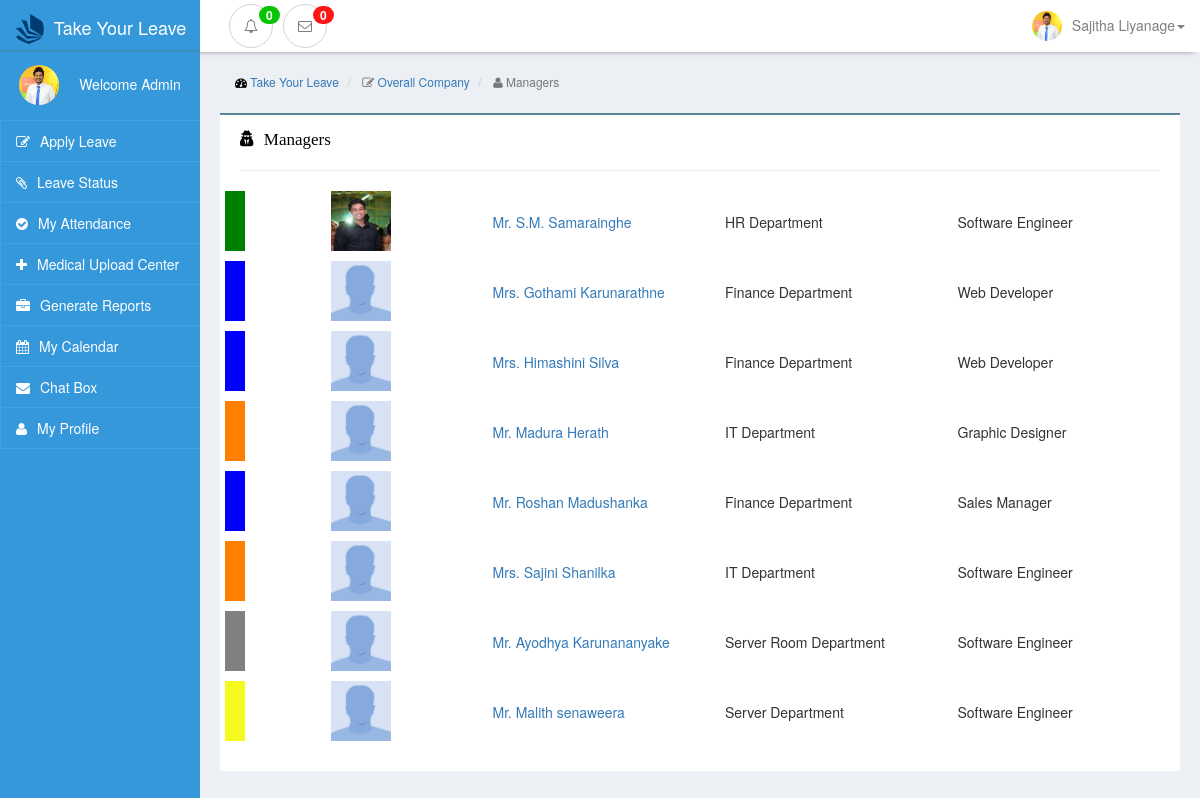
Page /view/site/managers.php (signed in) on the committed database.
### tables this page shows
CREATE TABLE `employee` (
  `comp_id` varchar(20) NOT NULL,
  `name` varchar(255) NOT NULL,
  `nic` varchar(10) NOT NULL,
  `gender` varchar(10) NOT NULL,
  `email` varchar(255) NOT NULL,
  `password` varchar(255) NOT NULL,
  `tel_no` varchar(10) NOT NULL,
  `image` varchar(255) NOT NULL,
  `job_cat_id` int(11) NOT NULL,
  `level_id` int(11) DEFAULT NULL,
  `group_id` int(11) NOT NULL,
  `dept_id` int(11) NOT NULL,
  PRIMARY KEY (`comp_id`),
  KEY `job_cat_id` (`job_cat_id`),
  KEY `level_id` (`level_id`),
  KEY `group_id` (`group_id`),
  KEY `dept_id` (`dept_id`)
);

CREATE TABLE `manager` (
  `manager_id` int(11) NOT NULL AUTO_INCREMENT,
  `comp_id` varchar(20) NOT NULL,
  `dept_id` int(11) DEFAULT NULL,
  PRIMARY KEY (`manager_id`),
  KEY `comp_id` (`comp_id`),
  KEY `dept_id` (`dept_id`),
  CONSTRAINT `FK_manager_employee` FOREIGN KEY (`comp_id`) REFERENCES `employee` (`comp_id`) ON DELETE CASCADE ON UPDATE NO ACTION
);

CREATE TABLE `department` (
  `dept_id` int(11) NOT NULL AUTO_INCREMENT,
  `dept_name` varchar(50) NOT NULL,
  `no_of_emp` int(11) NOT NULL,
  `dept_color` varchar(50) NOT NULL,
  `roster_status` varchar(20) NOT NULL,
  `currentStatus` varchar(50) NOT NULL,
  PRIMARY KEY (`dept_id`)
);

CREATE TABLE `job_category` (
  `job_cat_id` int(11) NOT NULL AUTO_INCREMENT,
  `job_cat_name` varchar(50) NOT NULL,
  `currentStatus` varchar(50) NOT NULL,
  PRIMARY KEY (`job_cat_id`)
);

### controller/siteController.php (called while the page is built, shortened)
<?php
if(isset($_SESSION['empID']) && !empty($_SESSION['empID'])) {
    $empRole = $_SESSION['empRole'];
}
?>

### view/site/managers.php (the view, shortened to what this page needs)
<?php
$var = "index";
include('../../controller/siteController.php');
$pdo = connect();
$sql="SELECT * FROM manager JOIN employee ON manager.comp_id=employee.comp_id JOIN job_category ON employee.job_cat_id=job_category.job_cat_id
      JOIN department ON department.dept_id= manager.dept_id ";
$query = $pdo->prepare($sql);
$query->execute();
$result = $query->fetchAll();
?>
<!DOCTYPE html>
<html lang="en">
<head>
    <link href="../admin/css/bootstrap.min.css" rel="stylesheet">
    <link href="../admin/css/interface-leftmenu.css" rel="stylesheet">
    <link href="../admin/css/adminpanel-interface.css" rel="stylesheet">
    <link href="../admin/css/navbar-style.css" rel="stylesheet">
    <link href="../admin/css/font-awesome.min.css" rel="stylesheet">
</head>
<body style=" background-color: #eceff4 !important;">
<?php include("../layouts/navbar.php") ?>
<div class="container-fluid ">
    <div class="row ">
        <div class="col-sm-2 col-xs-12 left-menu-div side-bar-display">
            <?php include("../layouts/leftbar.php") ?>
        </div>
        <div class="col-sm-10 col-xs-12 admin-background col-sm-push-2" style="position: relative;">
            <div class="row padding-row">
                <div class="row">
                    <div class="col-lg-12">
                        <ol class="breadcrumb breadcrumb-style">
                            <li>
                                <i class="fa fa-dashboard"></i> <a href="director.php">Take Your Leave</a>
                            </li>
                            <li class="active">
                                <i class="fa fa-edit"></i> <a href="director.php">Overall Company</a>
                            </li>
                            <li class="active">
                                <i class="fa fa-user"></i> Managers
                            </li>
                        </ol>
                    </div>
                </div>
            </div>
            <div class="row padding-row ">
                <div class="col-sm-12 col-xs-12 nortification-box-top padding-box" style="padding-bottom:30px;">
                    <h5 class="nortification-box-heading"><i class="fa fa-user-secret icon-margin-right"aria-hidden="true"></i>
                        Managers</h5>
                    <hr>
                    <?php
                        foreach($result as $rs){
                            echo "<a href='../site/visitProfile.php?empId=".$rs['comp_id']."'>
                                   <div class=\"row\" style='margin-top:10px; border-left:20px solid ".$rs['dept_color']."'>
                                    <div class=\"col-xs-3\">
                                        <center>
                                            <img src='../"; if($rs['image'] != 'null'){echo $rs['image'];}else{ echo '../public/images/default.png';} echo"' class=\"img-responsive\" style=\"height:60px; width:60px;\" />
                                        </center>
                                    </div>
                                    <div class=\"col-xs-3\">
                                        <h5 style=\"margin-top:24px;float\">";if($rs['gender']=='male'){echo "Mr. ";}else{echo "Mrs. ";} echo $rs['name']."</h5>
                                    </div></a>
                                    <div class=\"col-xs-3\">
                                        <h5 style=\"margin-top:24px;float\">".$rs['dept_name']."</h5>
                                    </div>
                                    <div class=\"col-xs-3\">
                                        <h5 style=\"margin-top:24px;float\">".$rs['job_cat_name']."</h5>
                                    </div>
                                  </div>";
                        }
                    ?>
</body>
</html>

### view/layouts/navbar.php (shortened to what this page needs)
<?php
    $newsql = "SELECT name,image,group_id from employee where comp_id=:empID";
    $newquery = $pdo->prepare($newsql);
    $newquery->execute(array('empID'=>$empID));
    $newresult = $newquery->fetch();
    $employeeName = $newresult['name'];
    $employeeImage = $newresult['image'];
    $statement = "SELECT * from apply_leave where seen=:val AND comp_id=:empID";
    $newquery1 = $pdo->prepare($statement);
    $newquery1->execute(array('val'=>0, 'empID'=>$empID));
    $nortifictionsCount = $newquery1->rowCount();
    $statement2 = "SELECT conversation.message, MAX(conversation.sender_id) as sender_id,conversation.chat_id,employee.image,employee.name
FROM conversation JOIN employee ON conversation.receiver_id=employee.comp_id WHERE receiver_id=:empID AND seen=:val GROUP BY sender_id ";
    $newquery2 = $pdo->prepare($statement2);
    $newquery2->execute(array('val'=>0, 'empID'=>$empID));
    $nortifictionsCount2 = $newquery2->rowCount();
?>
<center>
</center>
<nav class="navbar navbar-inverse navbar-static-top nav-top nav-bar-custom navbar-fixed-top" style="margin-top:0px; box-shadow: 0 3px 7px -6px black !important;">
    <div class="container-fluid">
        <div class="navbar-header">
            <a class="navbar-brand heding font nav-head-admin" href="#"><span class="head-nav"></span> Admin Panel</a>
        </div>
        <div style="height: 1px;" aria-expanded="false" id="navbar" class="navbar-collapse collapse">
            <ul class="nav navbar-nav navbar-left nortifications" style="margin-left:17%; padding-top:4px; position: fixed;">
                <li class="dropdown">
                    <a href="#" class="dropdown-toggle nortification-button" data-toggle="dropdown">
                        <i class="fa fa-bell-o" style="border:1px solid #d2d2d2; border-radius:100%; padding:14px;"></i><span class="badge postition-alert"><?php echo $nortifictionsCount;?></span>
                    </a>
                </li>
                <li  class="dropdown">
                    <a href="#" class="dropdown-toggle nortification-button" data-toggle="dropdown">
                        <i class="fa fa-envelope-o" style="border:1px solid #d2d2d2; border-radius:100%; padding:14px;"></i><span class="badge postition-message"><?php echo $nortifictionsCount2;?></span>
                    </a>
                </li>
            </ul>
            <ul class="nav navbar-nav navbar-right">
                <li class="dropdown">
                    <a href="#" class="dropdown-toggle font new" data-toggle="dropdown" role="button"
                       aria-haspopup="true" aria-expanded="false"><img src="../<?php if($employeeImage != 'null'){echo $employeeImage;}else{ echo '../public/images/default.png';}?>" class="img-circle image-user"  /><?php echo $employeeName;?><span class="caret"></span></a>
                </li>
            </ul>
        </div>
    </div>
</nav>

### view/layouts/leftbar.php (shortened to what this page needs)
<?php
    $newsql = "SELECT group_id,image from employee where comp_id=:empID";
    $newquery = $pdo->prepare($newsql);
    $newquery->execute(array('empID'=>$empID));
    $newresult = $newquery->fetch();
    $employeeImage = $newresult['image'];
?>
<div class="list-group" style="margin-top:-10px;">
    <center>
        <div class="admin-panel-heading">
            <p  class=" font new"  role="button"
                aria-haspopup="true" aria-expanded="false" style="margin-top:25px;"><img src="../../public/images/new-logo.png" class="img-circle image-user"  />Take Your Leave</p>
        </div>
    </center>
    <br/>
    <center>
        <div style="padding:10px 0;">
            <p  class=" font new" style="margin-top:-10px; text-transform: capitalize;"><img src="../<?php if($employeeImage != 'null'){echo $employeeImage;}else{ echo '../public/images/default.png';}?>" class="img-circle image-user-nav"  />Welcome <?php echo $empRole;?></p>
        </div>
    </center>
    <a href="../site/apply.php"  style="<?php if($empRole=="director"){echo "display:none;";}?>" class="list-group-item left-menu left-menu<?php if($var=="apply"){echo"-active";}?>"><i class="fa fa-edit icon-bar" aria-hidden="true"></i>Apply Leave<span class="<?php if($var=="apply"){echo"selected";}?>"></span></a>
    <a href="../site/leave_status.php" style="<?php if($empRole=="director"){echo "display:none;";}?>" class="list-group-item left-menu left-menu<?php if($var=="status"){echo"-active";}?>"><i class="fa fa-paperclip icon-bar" aria-hidden="true"></i>Leave Status<span class="<?php if($var=="status"){echo"selected";}?>"></span></a>
    <a href="../site/attendance.php" class="list-group-item left-menu left-menu<?php if($var=="attendance"){echo"-active";}?>"><i class="fa fa-check-circle icon-bar" aria-hidden="true"></i><?php if($empRole=="director"){echo "Company Attendance";}else{ echo "My Attendance";}?><span class="<?php if($var=="attendance"){echo"selected";}?>"></span></a>
    <a href="../site/medicalUpload.php"  style="<?php if($empRole=="director"){echo "display:none;";}?>" class="list-group-item left-menu left-menu<?php if($var=="medical"){echo"-active";}?>"><i class="fa fa-plus icon-bar" aria-hidden="true"></i>Medical Upload Center<span class="<?php if($var=="medical"){echo"selected";}?>"></span></a>
    <a href="../site/generateReport.php" class="list-group-item left-menu left-menu<?php if($var=="reports"){echo"-active";}?>"><i class="fa fa-briefcase icon-bar" aria-hidden="true"></i>Generate Reports<span class="<?php if($var=="reports"){echo"selected";}?>"></span></a>
    <a href="../site/calendar.php" class="list-group-item left-menu left-menu<?php if($var=="calendar"){echo"-active";}?>"><i class="fa fa-calendar icon-bar" aria-hidden="true"></i><?php if($empRole=="director"){echo "Company Calendar";}else{ echo "My Calendar";}?><span class="<?php if($var=="calendar"){echo"selected";}?>"></span></a>
    <a href="../site/chat.php" class="list-group-item left-menu left-menu<?php if($var=="chat"){echo"-active";}?>"><i class="fa fa-envelope icon-bar" aria-hidden="true"></i>Chat Box<span class="<?php if($var=="chat"){echo"selected";}?>"></span></a>
    <a href="../site/profile.php" class="list-group-item left-menu left-menu<?php if($var=="profile"){echo"-active";}?>"><i class="fa fa-user icon-bar" aria-hidden="true"></i>My Profile<span class="<?php if($var=="profile"){echo"selected";}?>"></span></a>
</div>

### view/admin/css/interface-leftmenu.css (style rules this page uses)
.left-menu { background-color: #3498db; border-right:none; border-color:#3ea2e5 !important; color:#FFFFFF !important; }
.left-menu-div { background-color: #3498db !important; height:100vh; padding-left:0; padding-right: 0px; position:fixed; z-index:3000; margin-top:-40px; border-radius:0px !important; }
.icon-bar { margin-right:10px; }
.admin-panel-heading { color: #FFFFFF;; text-align: center; height:37px; margin-top:13px; font-size:18px; border-bottom:2px solid #3c8dbc; }

### view/admin/css/adminpanel-interface.css (style rules this page uses)
.padding-box { padding-left:20px; padding-right:20px; margin-top:10px; }
.padding-row { padding-left:20px; padding-right:20px; }
.nortification-box-top { background-color:#FFFFFF; padding-left:20px !important; padding-right:20px !important; border-top:2px solid #5a849c; }
.nortification-box-heading { color: #000; font-family:Calibri; font-size:17px; margin-top:15px; }
.icon-margin-right { margin-right:5px; }
.admin-background { margin-top:15px; padding-bottom:50px; }
.breadcrumb-style { background-color:transparent; color:#000; margin-top:10px; margin-bottom:5px; font-size:12px; }

### view/admin/css/navbar-style.css (style rules this page uses)
.nortification-button { padding:0 !important; border-radius:100%; width:44px; height:44px; margin-left:10px; }
.navbar-static-top { margin-bottom: 19px; }
.nav-top { margin-top:-40px; }
.nav-bar-custom { background-color:#FFFFFF; color: #7e7e7e !important; border-bottom-color:transparent; }
.font { color: #FFFFFF !important; }
.navbar-inverse .navbar-nav > li > a { color: #7e7e7e !important; }
.image-user { height:30px; width:30px; margin-top:-7px; margin-right:10px; margin-bottom:-5px; }
.image-user-nav { height:40px; width:40px; margin-top:-7px; margin-right:20px; margin-bottom:-5px; }
.postition-alert { margin-top:-90px; margin-left:30px; background-color:#07C404; }
.postition-message { margin-top:-90px; margin-left:30px; background-color:#FF1717; }

### rows in the picture
employee: image (placeholder picture), name "Sajitha Liyanage"
manager: comp.image (placeholder picture), shows "Mr.", comp.name "S.M. Samarainghe", dept.dept_name "HR Department", job_category.job_cat_name "Software Engineer"
manager: shows "Mrs.", comp.name "Gothami Karunarathne", dept.dept_name "Finance Department", job_category.job_cat_name "Web Developer"
manager: shows "Mrs.", comp.name "Himashini Silva", dept.dept_name "Finance Department", job_category.job_cat_name "Web Developer"
manager: shows "Mr.", comp.name "Madura Herath", dept.dept_name "IT Department", job_category.job_cat_name "Graphic Designer"
manager: shows "Mr.", comp.name "Roshan Madushanka", dept.dept_name "Finance Department", job_category.job_cat_name "Sales Manager"
manager: shows "Mrs.", comp.name "Sajini Shanilka", dept.dept_name "IT Department", job_category.job_cat_name "Software Engineer"
manager: shows "Mr.", comp.name "Ayodhya Karunananyake", dept.dept_name "Server Room Department", job_category.job_cat_name "Software Engineer"
manager: shows "Mr.", comp.name "Malith senaweera", dept.dept_name "Server Department", job_category.job_cat_name "Software Engineer"

### other values in the picture
$nortifictionsCount "0"
$nortifictionsCount2 "0"
$empRole "Admin"
